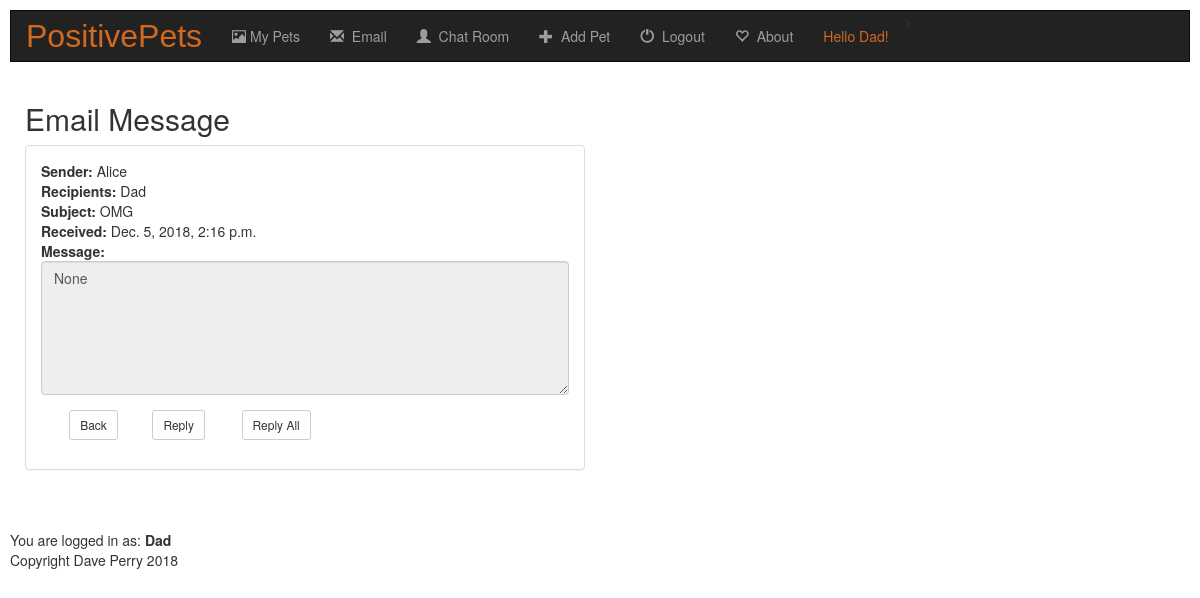
The app's page /positivepets/mail/2/ (signed in) with its own data.
### positivepets/models.py (models this page shows, shortened)
class CustomUser(AbstractUser):
    city = models.CharField(max_length=250, null=True)
    picture = models.FileField(blank=True, null=True)
    birthday = models.DateField(null=True)
    bio = models.CharField(max_length=1000, null=True)
    color = models.CharField(max_length=50, null=True)

class Mail(models.Model):
    msg_id = models.IntegerField(default=0)
    timestamp = models.DateTimeField()
    sender = models.ForeignKey(CustomUser, on_delete=models.CASCADE, default=0,  related_name='as_sender')
    recipient = models.ForeignKey(CustomUser, on_delete=models.CASCADE, default=0, related_name='as_recipient')
    status = models.IntegerField(default=0)
    subject = models.CharField(max_length=100, null=True, blank=True)
    message = models.CharField(max_length=500, null=True, blank=True)

### positivepets/views/email_views.py (the view)
# urls.py: url(r'mail/(?P<message_num>[0-9]+)/$', views.email_views.mail_view, name='mail_view'),
def mail_view(request, message_num):
    message_list = Mail.objects.filter(recipient=request.user.id).order_by('-timestamp')
    mail = message_list[int(message_num)]
    mail.status = EMAIL_STATUS_READ
    mail.save()
    recipient_list = list(Mail.objects.filter(msg_id=mail.msg_id))
    my_list  = [o.recipient.username.title() for o in recipient_list]
    recipient_string = ", ".join(my_list)
    context = {'mail': mail, 'recipients': recipient_string}
    return render(request, 'positivepets/mail_message_form.html', context)

### positivepets/templates/positivepets/mail_message_form.html (shortened to what this page needs)
{% extends 'positivepets/base.html' %}
{% block body %}
<div class="container-fluid">
    <h2> Email Message </h2>
    <div class="row">
        <div class="col-sm-we col-sm-6">
            <div class="panel panel-default">
                <div class="panel-body">
                    <div class="form-group">
                    <b>Sender: </b> {{ mail.sender.username |capfirst}} <br>
                    <b>Recipients: </b> {{recipients}}  <br>
                    <b>Subject: </b> {{ mail.subject }} <br>
                    <b>Received: </b> {{ mail.timestamp}} <br>
                    <b>Message: </b> <br>
                        <textarea readonly class="form-control" rows=6  >{{ mail.message }} </textarea>
                    </div>
                    <form class="form-inline" action="{% url 'positivepets:mail_create' 'reply' mail.id %}" method="post" enctype="multipart/form-data">
                        <div class="form-group">
                            <div class="col-sm-offset-2 col-sm-10">
                                <button type="reply" formaction="{% url 'positivepets:mail_create' 'none' mail.id %}" class="btn btn-default btn-sm">Back</button>
                            </div>
                        </div>
                        <div class="form-group">
                            <div class="col-sm-offset-2 col-sm-10">
                                <button type="reply" class="btn btn-default btn-sm">Reply</button>
                            </div>
                        </div>
                        <div class="form-group">
                            <div class="col-sm-offset-2 col-sm-10">
                                <button type="reply" formaction="{% url 'positivepets:mail_create' 'reply-all' mail.id %}" class="btn btn-default btn-sm">Reply All</button>
                            </div>
                        </div>
                    </form>
                </div>
            </div>
        </div>
    </div>
</div>
{% endblock %}

### positivepets/templates/positivepets/base.html (shortened to what this page needs)
<html lang="en">
<head>
    {% load staticfiles %}
    <link rel="stylesheet" href="https://maxcdn.bootstrapcdn.com/bootstrap/3.3.7/css/bootstrap.min.css">
    <link rel="stylesheet" type="text/css" href="{% static 'positivepets/style.css' %}" />
</head>
<body>
    <nav class="navbar navbar-inverse">
    <div class="container-fluid">
        <div class="navbar-header">
            {% if user.is_authenticated %}
                <a class="navbar-brand" style="color:{{user.color}};" href="{% url 'positivepets:profile' user.id 'show' %}" >PositivePets </a>
            {% else %}
                <a class="navbar-brand" href="" >PositivePets </a>
            {% endif %}
        </div>
        <div class="collapse navbar-collapse" id="topNavBar">
            {% if user.is_authenticated %}
                <ul class="nav navbar-nav">
                    <li class="">
                        <a href="{% url 'positivepets:user_pets' user.id %}">
                            <span class="glyphicon glyphicon-picture" aria-hidden="true"></span>&nbsp;My Pets
                        </a>
                    </li>
                    <li class="">
                        <a href="{% url 'positivepets:mail_create' 'none' 0 %}">
                            <span class="glyphicon glyphicon-envelope" aria-hidden="true"></span>&nbsp; Email
                        </a>
                    </li>
                    <li class="">
                        <a href="{% url 'positivepets:chatmessage_create' %}">
                            <span class="glyphicon glyphicon-user" aria-hidden="true"></span>&nbsp; Chat Room
                        </a>
                    </li>
                </ul>
            {% endif %}
            <ul class="nav navbar-nav">
                {% if user.is_authenticated %}
                    <li class="">
                        <a href="{% url 'positivepets:pet_add' %}">
                            <span class="glyphicon glyphicon-plus" aria-hidden="true"></span>&nbsp; Add Pet
                        </a>
                    </li>
                    <li class="">
                        <a href="{% url 'logout' %}">
                            <span class="glyphicon glyphicon-off" aria-hidden="true"></span>&nbsp; Logout
                        </a>
                    </li>
                {% endif %}
                <li class="">
                    <a href="{% url 'positivepets:about' %}">
                        <span class="glyphicon glyphicon-heart-empty" aria-hidden="true"></span>&nbsp; About
                    </a>
                </li>
                <li>
                    {% if user.is_authenticated %}
                        <a href="{% url 'positivepets:user_pets' user.id %}">
                            <span style="color:{{user.color}};"> Hello {{user.username | capfirst}}! </span>
                        </a>
                    {% endif %}
                </li>
            </ul>>
        </div>
    </div>
</nav>
{% block body %}
{% endblock %}
<br><br>
{% if user.is_authenticated %}
    <span> You are logged in as:
        <b> {{user.username | capfirst}} </b>
    </span>
{% else %}
    <span>
        <b> Please log in </b>
    </span>
{% endif %}
<br>Copyright Dave Perry 2018
</body>
</html>

### positivepets/static/positivepets/style.css (style rules this page uses)
body { background: url("images/background.jpg"); margin: 10px 10px 10px 10px; }
.navbar { border-radius:0; }
.navbar-brand { font-family: 'Comic Sans MS', 'Marker Felt', arial; font-size: xx-large; }

### records on screen
CustomUser: username "Dad"
Mail: sender.username "Alice", subject "OMG", timestamp "Dec. 5, 2018, 2:16 p.m.", message "None"
